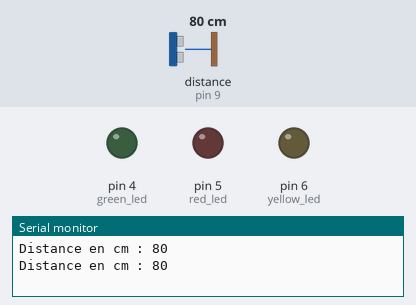
A sketch run on a simulated Arduino Uno, built with avr-gcc and run on an emulated ATmega328P. Shown: output pins drawn as LEDs (lit = HIGH), the last lines printed to the serial monitor. Wiring (inferred from the names in the program): ultrasonic range finder: trigger pin 8; echo pin 9. Inputs (shaded band) come from the test bench; at power-on: distance to the obstacle (sensor on pin 9) 80 cm. The echo pulse lasts 58.3 µs per cm; pins used as bus, display or sensor lines are not drawn.

Above: at 3.8 s.
3.9 s: distance to the obstacle (sensor on pin 9) set to 22 cm
8.2 s: distance to the obstacle (sensor on pin 9) set to 18 cm
At 10.8 s:
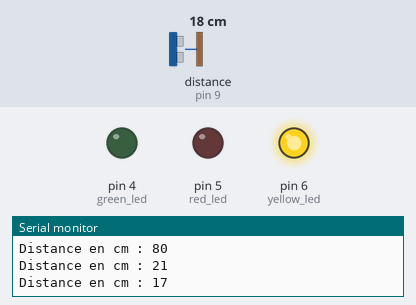
15.5 s: distance to the obstacle (sensor on pin 9) set to 12 cm
20.2 s: distance to the obstacle (sensor on pin 9) set to 9 cm
At 22.7 s:
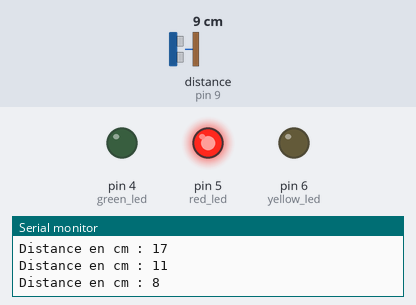
27.5 s: distance to the obstacle (sensor on pin 9) set to 35 cm
At 31.8 s:
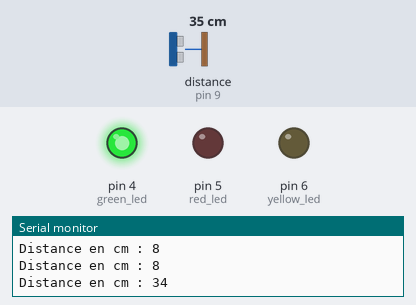
35.2 s: distance to the obstacle (sensor on pin 9) set to 2 cm
At 38.8 s:
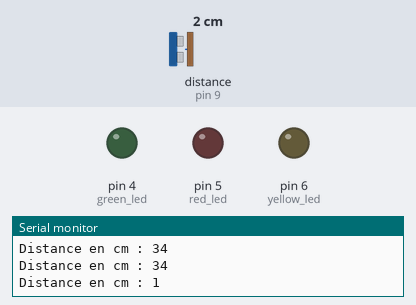
Timing chart, 0 to 43.5 s (numbered marks = the images above; inputs shaded):
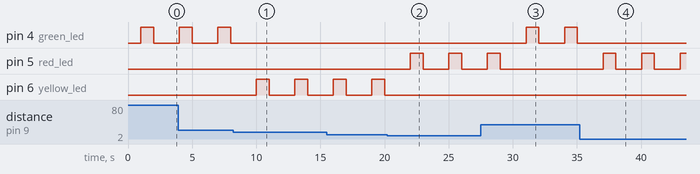

The sketch:

pixar.ino
```cpp
int green_led = 4;
int red_led = 5;
int yellow_led = 6;
int btn_one = 11;
int btn_two = 12;
int btn_three = 13;

int trig = 8;
int echo = 9;
long lecture_echo;
long cm;

void setup()
{
    pinMode(green_led, OUTPUT);
    pinMode(red_led, OUTPUT);
    pinMode(yellow_led, OUTPUT);

    pinMode(btn_one, INPUT);
    pinMode(btn_two, INPUT);
    pinMode(btn_three, INPUT);

    pinMode(trig, OUTPUT);
    digitalWrite(trig, LOW);
    pinMode(echo, INPUT);

    Serial.begin(9600);
}

void greenSchema()
{
    digitalWrite(green_led, HIGH);
    delay(1000);
    digitalWrite(green_led, LOW);
    delay(1000);
}

void redSchema()
{
    digitalWrite(red_led, HIGH);
    delay(1000);
    digitalWrite(red_led, LOW);
    delay(1000);
}

void yellowSchema()
{
    digitalWrite(yellow_led, HIGH);
    delay(1000);
    digitalWrite(yellow_led, LOW);
    delay(1000);
}


void loop()
{
    digitalWrite(trig, HIGH);
    delayMicroseconds(10); // envoi d'une impulsion sur trig de 10 microsecondes
    digitalWrite(trig, LOW);
    lecture_echo = pulseIn(echo, HIGH);
    cm = lecture_echo / 58; // lecture_echo*340/(2*10000)
    Serial.print("Distance en cm : ");
    Serial.println(cm);
    delay (1000);

    if (cm < 10)
    {
        redSchema();
    }
    else if (cm < 20)
    {
        yellowSchema();
    }
    else
    {
        greenSchema();
    }
}


// Si le capteur ultrasonique détecte un objet à moins de 10 cm, la LED rouge s'allume.
// Si le capteur ultrasonique détecte un objet à moins de 20 cm, la LED jaune s'allume.
// Si le capteur ultrasonique détecte un objet à plus de 20 cm, la LED verte s'allume.
```

Measured:
- the behaviour switches between 21 and 20 cm on distance to the obstacle (sensor on pin 9) (found by bisection; images 0 and 1)
- the behaviour switches between 11 and 10 cm on distance to the obstacle (sensor on pin 9) (found by bisection; images 1 and 2)
- after the input at 8.2 s, pin 4 (green_led): stops changing and stays LOW; pin 6 (yellow_led): alternates HIGH for 1.0 s and LOW for 2.0 s, starting after 1.8 s
- after the input at 20.2 s, pin 5 (red_led): alternates HIGH for 1.0 s and LOW for 2.0 s, starting after 1.8 s; pin 6 (yellow_led): stops changing and stays LOW
- after the input at 27.5 s, pin 4 (green_led): alternates HIGH for 1.0 s and LOW for 2.0 s, starting after 3.5 s; pin 5 (red_led): goes on until 29.0 s, then stays LOW
- after the input at 35.2 s, pin 4 (green_led): stops changing and stays LOW; pin 5 (red_led): alternates HIGH for 1.0 s and LOW for 2.0 s, starting after 1.8 s
- by itself, pin 4 (green_led): alternates HIGH for 1.0 s and LOW for 2.0 s
